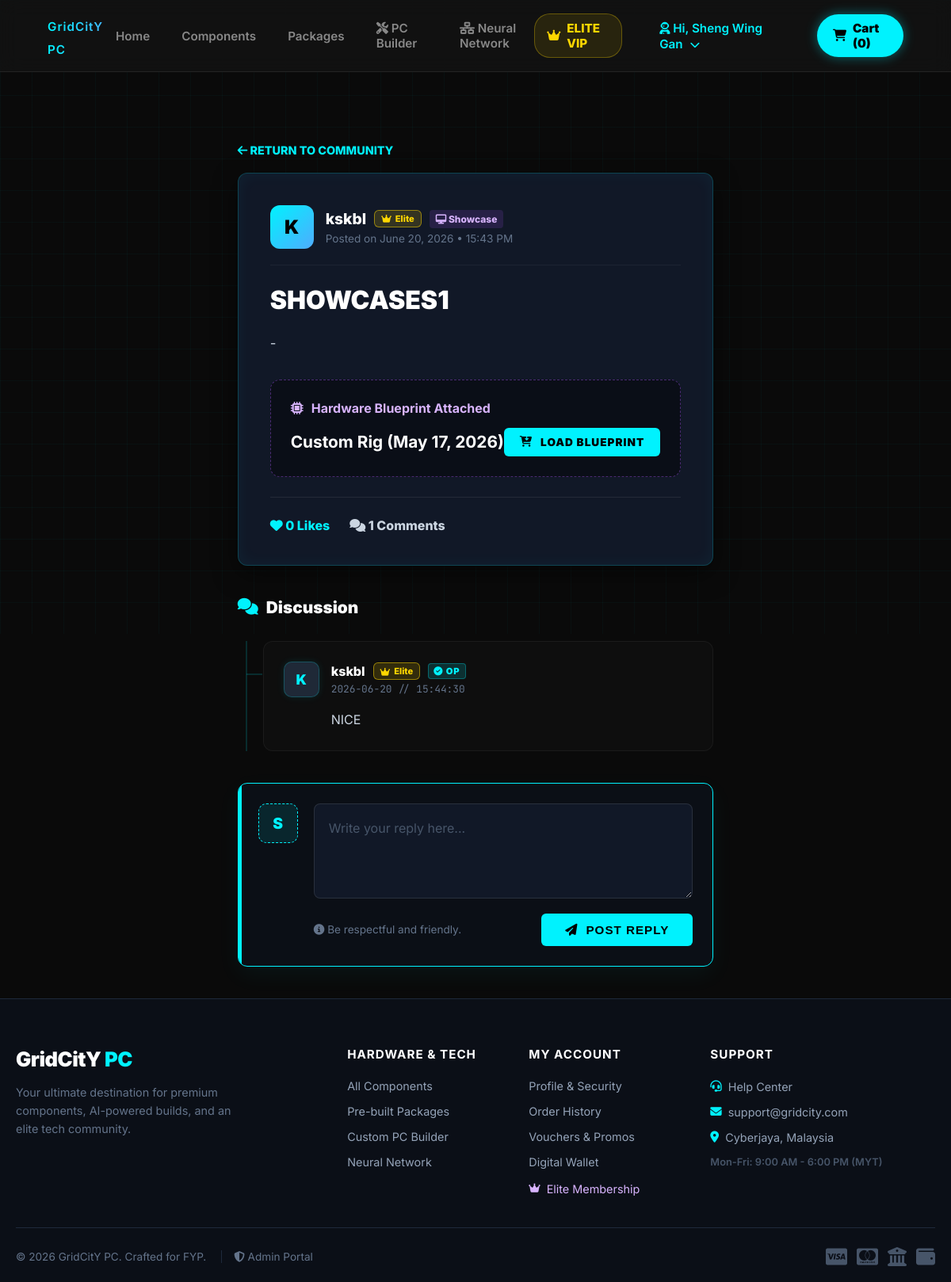
The page /post_detail.php?id=8 (signed in) on the database its author committed.
### tables this page shows
CREATE TABLE `community_posts` (
  `post_id` int(11) NOT NULL,
  `customer_id` int(11) NOT NULL,
  `pc_build_id` int(11) DEFAULT NULL COMMENT '如果是分享配置，则关联装机单',
  `title` varchar(255) NOT NULL,
  `content` text NOT NULL,
  `post_images` longtext DEFAULT NULL COMMENT 'Store image paths separated by commas',
  `post_type` enum('Showcase','Discussion','Question') DEFAULT 'Discussion',
  `views` int(11) DEFAULT 0,
  `created_at` datetime DEFAULT current_timestamp(),
  `is_pinned` tinyint(1) DEFAULT 0,
  `report_count` int(11) DEFAULT 0,
  `is_flagged` tinyint(1) DEFAULT 0
);

CREATE TABLE `customers` (
  `customer_id` int(11) NOT NULL,
  `username` varchar(150) DEFAULT NULL,
  `first_name` varchar(50) DEFAULT NULL,
  `last_name` varchar(50) DEFAULT NULL,
  `email` varchar(100) NOT NULL,
  `password` varchar(255) NOT NULL,
  `phone_number` varchar(20) DEFAULT NULL,
  `birthday` date DEFAULT NULL,
  `wallet_balance` decimal(10,2) NOT NULL DEFAULT 0.00,
  `reward_coins` int(11) NOT NULL DEFAULT 0,
  `lifetime_coins` int(11) DEFAULT 0,
  `membership_tier` varchar(20) DEFAULT 'Standard',
  `vip_expiry_date` datetime DEFAULT NULL,
  `auto_renew` tinyint(1) DEFAULT 0,
  `default_shipping_address` text DEFAULT NULL,
  `account_status` varchar(20) DEFAULT 'Active',
  `reset_token` varchar(6) DEFAULT NULL,
  `reset_token_expire` datetime DEFAULT NULL,
  `pref_gamer` int(11) DEFAULT 0,
  `pref_creator` int(11) DEFAULT 0,
  `pref_student` int(11) DEFAULT 0,
  `pref_enthusiast` int(11) DEFAULT 0,
  `created_at` datetime DEFAULT current_timestamp(),
  `status` varchar(50) NOT NULL DEFAULT 'Active',
  `daily_coins_added` int(11) DEFAULT 0,
  `daily_coins_deducted` int(11) DEFAULT 0,
  `last_coin_update` date DEFAULT NULL,
  `last_login` datetime DEFAULT current_timestamp()
);

CREATE TABLE `saved_builds` (
  `pc_build` int(11) NOT NULL,
  `customer_id` int(11) NOT NULL,
  `build_name` varchar(100) DEFAULT 'My Custom PC',
  `total_price` decimal(10,2) DEFAULT 0.00,
  `created_at` datetime DEFAULT current_timestamp()
);

CREATE TABLE `community_comments` (
  `comment_id` int(11) NOT NULL,
  `post_id` int(11) NOT NULL,
  `customer_id` int(11) NOT NULL,
  `comment` text NOT NULL COMMENT 'User reply content',
  `created_at` datetime DEFAULT current_timestamp()
);

### post_detail.php (the view, shortened to what this page needs)
<?php
require_once 'config.php';
$customer_id = $_SESSION['customer_id'];
$post_id = intval($_GET['id']);
$query_post = "
    SELECT cp.*, c.username, c.reward_coins, c.membership_tier,
           (SELECT COUNT(*) FROM community_likes WHERE post_id = cp.post_id) AS like_count,
           (SELECT COUNT(*) FROM community_likes WHERE post_id = cp.post_id AND customer_id = ?) AS user_liked,
           sb.build_name, sb.total_price
    FROM community_posts cp
    JOIN customers c ON cp.customer_id = c.customer_id
    LEFT JOIN saved_builds sb ON cp.pc_build_id = sb.pc_build
    WHERE cp.post_id = ?
";
$stmt_post = $conn->prepare($query_post);
$stmt_post->bind_param("ii", $customer_id, $post_id);
$stmt_post->execute();
$post_result = $stmt_post->get_result();
$post = $post_result->fetch_assoc();
$query_comments = "
    SELECT cc.*, c.username, c.reward_coins, c.membership_tier
    FROM community_comments cc
    JOIN customers c ON cc.customer_id = c.customer_id
    WHERE cc.post_id = ?
    ORDER BY cc.created_at ASC
";
$stmt_comments = $conn->prepare($query_comments);
$stmt_comments->bind_param("i", $post_id);
$stmt_comments->execute();
$comments_result = $stmt_comments->get_result();
function getRankBadge($coins, $tier = 'Basic') {
    if ($tier === 'VIP') return '<span class="rank-badge elite" title="Elite Subscriber"><i class="fas fa-crown"></i> Elite</span>';
    return '<span class="rank-badge novice" title="Enthusiast">Enthusiast</span>';
}
$current_user_query = $conn->query("SELECT username FROM customers WHERE customer_id = $customer_id");
$current_username = $current_user_query->fetch_assoc()['username'];
?>
<!DOCTYPE html>
<html lang="en">
<head>
    <link rel="stylesheet" href="https://cdnjs.cloudflare.com/ajax/libs/font-awesome/6.4.0/css/all.min.css">
    <link rel="stylesheet" href="css/style.css">
</head>
<body>
<?php include 'includes/header.php'; ?>
<div class="container-detail">
    <a href="community.php" class="back-link"><i class="fas fa-arrow-left"></i> Return to Community</a>
    <div class="post-card">
        <div class="post-header">
            <div class="avatar"><?php echo strtoupper(substr($post['username'], 0, 1)); ?></div>
            <div>
                <div class="author-name">
                    <?php echo htmlspecialchars($post['username']); ?>
                    <?php echo getRankBadge($post['reward_coins'], $post['membership_tier']); ?>
                    <?php if($post['post_type'] == 'Showcase'): ?>
                        <span style="background: rgba(168, 85, 247, 0.15); color: #d8b4fe; padding: 4px 8px; border-radius: 4px; font-size: 0.75rem;"><i class="fas fa-desktop"></i> Showcase</span>
                    <?php endif; ?>
                </div>
                <div class="post-time">Posted on <?php echo date('F d, Y • H:i A', strtotime($post['created_at'])); ?></div>
            </div>
        </div>
        <h1 class="post-title"><?php echo htmlspecialchars($post['title']); ?></h1>
        <div class="post-content"><?php echo nl2br(htmlspecialchars($post['content'])); ?></div>
        <?php if ($post['post_type'] == 'Showcase' && $post['pc_build_id']): ?>
            <div style="background: rgba(0,0,0,0.4); border: 1px dashed rgba(168,85,247,0.4); padding: 25px; border-radius: 12px; margin-bottom: 25px;">
                <h4 style="color: #d8b4fe; margin:0 0 15px 0; display:flex; align-items:center; gap:10px;"><i class="fas fa-microchip"></i> Hardware Blueprint Attached</h4>
                <div style="display:flex; justify-content:space-between; align-items:center;">
                    <strong style="font-size:1.3rem; color:#fff;"><?php echo htmlspecialchars($post['build_name']); ?></strong>
                    <a href="load_build.php?id=<?php echo $post['pc_build_id']; ?>&action=cart" class="btn-transmit" style="padding: 10px 20px; font-size: 0.85rem;"><i class="fas fa-cart-arrow-down"></i> Load Blueprint</a>
                </div>
            </div>
        <?php endif; ?>
        <div style="display: flex; gap: 25px; border-top: 1px solid rgba(255,255,255,0.08); padding-top: 25px;">
            <span style="color: #00f2fe; font-weight: 800;"><i class="fas fa-heart"></i> <?php echo $post['like_count']; ?> Likes</span>
            <span style="color: #cbd5e1; font-weight: 800;"><i class="fas fa-comments"></i> <?php echo $comments_result->num_rows; ?> Comments</span>
        </div>
    </div>
    <div class="comments-header-title">
        <i class="fas fa-comments" style="color: #00f2fe;"></i> Discussion
    </div>
    <div class="comments-wrapper">
        <?php if($comments_result->num_rows > 0): while($c = $comments_result->fetch_assoc()): ?>
            <div class="comment-item">
                <div class="c-header-row">
                    <div class="c-avatar"><?php echo strtoupper(substr($c['username'], 0, 1)); ?></div>
                    <div class="c-author-info">
                        <div class="c-author-name">
                            <?php echo htmlspecialchars($c['username']); ?>
                            <?php echo getRankBadge($c['reward_coins'], $c['membership_tier']); ?>
                            <?php if($c['customer_id'] == $post['customer_id']) echo '<span class="c-op-badge"><i class="fas fa-check-circle"></i> OP</span>'; ?>
                        </div>
                        <div class="c-time"><?php echo date('Y-m-d // H:i:s', strtotime($c['created_at'])); ?></div>
                    </div>
                </div>
                <div class="c-text"><?php echo nl2br(htmlspecialchars($c['comment'])); ?></div>
            </div>
        <?php endwhile; endif; ?>
    </div>
    <div class="reply-panel">
        <form method="POST">
            <div class="reply-flex">
                <div class="current-user-avatar"><?php echo strtoupper(substr($current_username, 0, 1)); ?></div>
                <div style="flex: 1;">
                    <textarea name="comment_text" class="tech-textarea" placeholder="Write your reply here..." required></textarea>
                </div>
            </div>
            <div class="reply-actions">
                <span class="reply-hint"><i class="fas fa-info-circle"></i> Be respectful and friendly.</span>
                <button type="submit" name="submit_comment" class="btn-transmit">
                    <i class="fas fa-paper-plane"></i> Post Reply
                </button>
            </div>
        </form>
    </div>
</div>
<?php include 'includes/footer.php'; ?>
</body>
</html>

### css/style.css (style rules this page uses)
:root { --bg-main: #0a0a0a; --bg-surface: #141414; --bg-glass: rgba(20, 20, 20, 0.7); --accent-blue: #00f2fe; --accent-purple: #4facfe; --text-main: #ffffff; --text-muted: #888888; --border-color: rgba(255, 255, 255, 0.08); --border-radius: 12px; --transition-fast: all 0.2s ease-in-out; --transition-smooth: all 0.4s cubic-bezier(0.16, 1, 0.3, 1); }
* { margin: 0; padding: 0; box-sizing: border-box; }
body { background-color: var(--bg-main); color: var(--text-main); font-family: 'Inter', sans-serif; display: flex; flex-direction: column; min-height: 100vh; overflow-x: hidden; }
a { text-decoration: none; color: inherit; }

### includes/footer.php (style rules this page uses)
body { margin: 0 !important; padding: 0 !important; overflow-x: hidden; }

### rows shown on the page
community_posts: customer.username "K", customer.username "kskbl", created_at "June 20, 2026 • 15:43 PM", title "SHOWCASES1", content "-", pc_build.build_name "Custom Rig (May 17, 2026)"
community_comments: customer.username "K", customer.username "kskbl", shows "OP", created_at "2026-06-20 // 15:44:30", comment "NICE"
customers: username "S"

### other values the page prints
$_SESSION['username'] "Sheng Wing Gan"
$cart_item_count "0"
$post['like_count'] "0"
$comments_result->num_rows "1"
